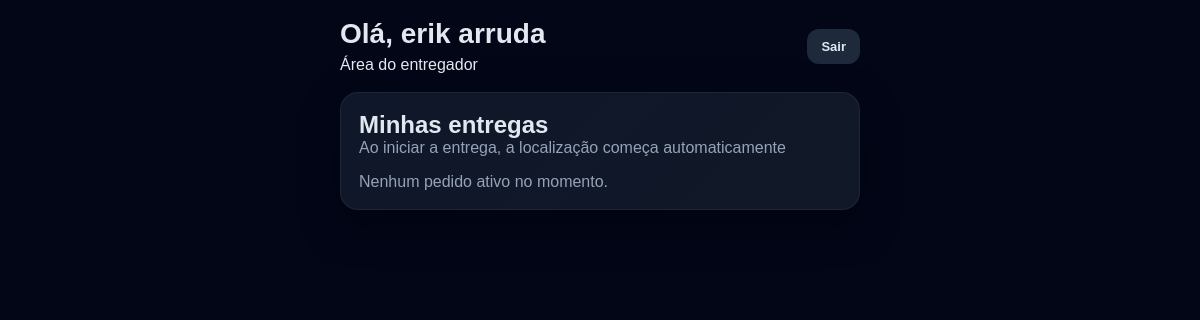
The app's page /entregador/app (signed in), older data.
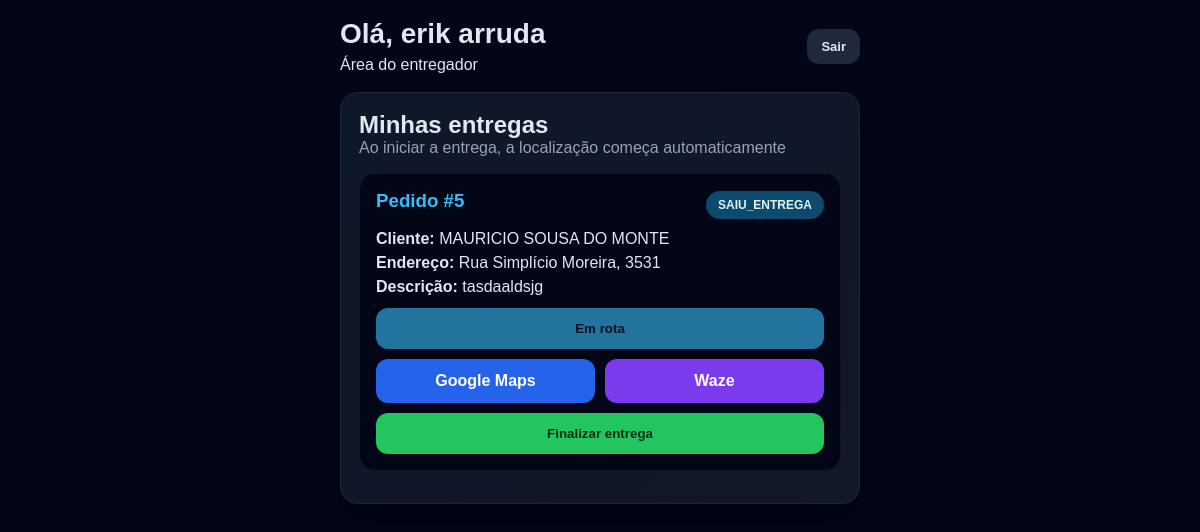
The same page, newer data.
### models.py (models this page shows)
class Pedido(db.Model):
    __tablename__ = "pedidos"
    id = db.Column(db.Integer, primary_key=True)
    cliente_id = db.Column(db.Integer, db.ForeignKey("clientes.id"), nullable=False)
    entregador_id = db.Column(db.Integer, db.ForeignKey("entregadores.id"), nullable=True)
    descricao = db.Column(db.Text, nullable=False)
    valor = db.Column(db.Float, nullable=False, default=0.0)
    status = db.Column(db.String(30), nullable=False, default="recebido")
    codigo_rastreio = db.Column(db.String(40), unique=True, nullable=True)
    criado_em = db.Column(db.DateTime, default=agora_brasil)
    saiu_entrega_em = db.Column(db.DateTime, nullable=True)
    entregue_em = db.Column(db.DateTime, nullable=True)

class Cliente(db.Model):
    __tablename__ = "clientes"
    id = db.Column(db.Integer, primary_key=True)
    nome = db.Column(db.String(150), nullable=False)
    telefone = db.Column(db.String(30), nullable=False)
    endereco = db.Column(db.String(255), nullable=False)
    criado_em = db.Column(db.DateTime, default=agora_brasil)
    pedidos = db.relationship("Pedido", backref="cliente", lazy=True)

### app.py (the view)
    @app.route("/entregador/app")
    def entregador_app():
        entregador_id = session.get("entregador_id")
        if not entregador_id:
            flash("Faça login como entregador.", "warning")
            return redirect(url_for("entregador_login"))
        entregador = Entregador.query.get_or_404(entregador_id)
        pedidos = Pedido.query.filter(
            Pedido.entregador_id == entregador.id,
            Pedido.status.in_(["recebido", "separacao", "saiu_entrega"])
        ).order_by(Pedido.id.desc()).all()
        return render_template(
            "entregador_app.html",
            entregador=entregador,
            pedidos=pedidos
        )

### templates/entregador_app.html (shortened to what this page needs)
<!doctype html>
<html lang="pt-br">
<head>
  <link rel="stylesheet" href="{{ url_for('static', filename='style.css') }}">
</head>
<body class="mobile-app-body">
  <div class="mobile-app">
    <div class="mobile-top mobile-top-row">
      <div>
        <h1>Olá, {{ entregador.nome }}</h1>
        <p>Área do entregador</p>
      </div>
      <a href="{{ url_for('entregador_logout') }}" class="btn btn-secondary btn-small">Sair</a>
    </div>
    <div class="mobile-card">
      <div class="panel-head-flex">
        <div>
          <h2>Minhas entregas</h2>
          <p class="muted">Ao iniciar a entrega, a localização começa automaticamente</p>
        </div>
      </div>
      {% for pedido in pedidos %}
      <div class="pedido-mobile" data-pedido-id="{{ pedido.id }}" data-status="{{ pedido.status }}">
        <div class="pedido-head">
          <h3>Pedido #{{ pedido.id }}</h3>
          <span class="status-badge status-{{ pedido.status }}">{{ pedido.status }}</span>
        </div>
        <p><strong>Cliente:</strong> {{ pedido.cliente.nome }}</p>
        <p><strong>Endereço:</strong> {{ pedido.cliente.endereco }}</p>
        <p><strong>Descrição:</strong> {{ pedido.descricao }}</p>
        <div class="pedido-mobile-actions">
          <button
            class="btn btn-primary"
            onclick="iniciarEntrega({{ pedido.id }}, this)"
            {% if pedido.status == 'saiu_entrega' or pedido.status == 'entregue' %}disabled{% endif %}
          >
            {% if pedido.status == 'saiu_entrega' %}
              Em rota
            {% elif pedido.status == 'entregue' %}
              Entrega iniciada
            {% else %}
              Iniciar entrega
            {% endif %}
          </button>
          <div class="rotas-row">
            <a
              class="btn btn-route-google"
              href="https://www.google.com/maps/dir/?api=1&destination={{ pedido.cliente.endereco | urlencode }}"
              target="_blank"
              rel="noopener noreferrer"
            >
              Google Maps
            </a>
            <a
              class="btn btn-route-waze"
              href="https://waze.com/ul?q={{ pedido.cliente.endereco | urlencode }}&navigate=yes"
              target="_blank"
              rel="noopener noreferrer"
            >
              Waze
            </a>
          </div>
          <button
            class="btn btn-success"
            onclick="finalizarEntrega({{ pedido.id }}, this)"
          >
            {% if pedido.status == 'entregue' %}
              Entregue
            {% else %}
              Finalizar entrega
            {% endif %}
          </button>
        </div>
      </div>
      {% else %}
      <p class="muted">Nenhum pedido ativo no momento.</p>
      {% endfor %}
    </div>
  </div>
</body>
</html>

Row changes from the older to the newer data that the page shows:
added Pedido: id "5", status "SAIU_ENTREGA", cliente.nome "MAURICIO SOUSA DO MONTE", cliente.endereco "Rua Simplício Moreira, 3531", descricao "tasdaaldsjg", shows "Em rota", shows "Finalizar entrega"
Text that changed along with them:
text no longer shown: "Nenhum pedido ativo no momento."
